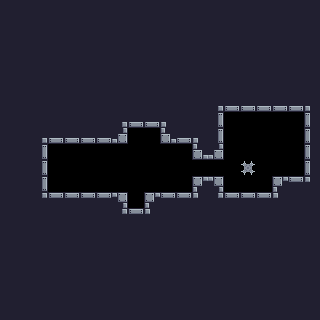

Below is a game level as drawn by its tile map, then a one-line description and the .tmx file that defines it, in full:
An orthogonal 20x20 tile map with 16x16 px tiles, 1 tile layer (Tile Layer 1) and 6 objects (3x Pushable, 2x Attachable, Controllable).

<map version="1.9" tiledversion="1.9.0" orientation="orthogonal" renderorder="right-down" width="20" height="20" tilewidth="16" tileheight="16" infinite="0" nextlayerid="4" nextobjectid="20">
 <tileset firstgid="1" source="../tilesets/default_tileset.tsx" />
 <layer id="1" name="Tile Layer 1" width="20" height="20">
  <data encoding="csv">
18,18,18,18,18,18,18,18,18,18,18,18,18,18,18,18,18,18,18,18,
18,18,18,18,18,18,18,18,18,18,18,18,18,18,18,18,18,18,18,18,
18,18,18,18,18,18,18,18,18,18,18,18,18,18,18,18,18,18,18,18,
18,18,18,18,18,18,18,18,18,18,18,18,18,18,18,18,18,18,18,18,
18,18,18,18,18,18,18,18,18,18,18,18,18,18,18,18,18,18,18,18,
18,18,18,18,18,18,18,18,18,18,18,18,18,18,18,18,18,18,18,18,
18,18,18,18,18,18,18,18,18,18,18,18,18,4,34,34,34,34,34,5,
18,18,18,18,18,18,18,4,34,34,5,18,18,19,0,0,0,0,0,17,
18,18,4,34,34,34,34,35,0,0,33,34,5,19,0,0,0,0,0,17,
18,18,19,0,0,0,0,0,0,0,0,0,33,35,0,0,0,0,0,17,
18,18,19,0,0,0,0,0,0,0,0,0,0,0,0,8,0,0,0,17,
18,18,19,0,0,0,0,0,0,0,0,0,1,3,0,0,0,1,2,21,
18,18,20,2,2,2,2,3,0,1,2,2,21,20,2,2,2,21,18,18,
18,18,18,18,18,18,18,20,2,21,18,18,18,18,18,18,18,18,18,18,
18,18,18,18,18,18,18,18,18,18,18,18,18,18,18,18,18,18,18,18,
18,18,18,18,18,18,18,18,18,18,18,18,18,18,18,18,18,18,18,18,
18,18,18,18,18,18,18,18,18,18,18,18,18,18,18,18,18,18,18,18,
18,18,18,18,18,18,18,18,18,18,18,18,18,18,18,18,18,18,18,18,
18,18,18,18,18,18,18,18,18,18,18,18,18,18,18,18,18,18,18,18,
18,18,18,18,18,18,18,18,18,18,18,18,18,18,18,18,18,18,18,18
</data>
 </layer>
 <objectgroup id="2" name="Object Layer 1">
  <object id="4" name="Controllable" gid="256" x="80" y="176" width="16" height="16">
   <properties>
    <property name="sprite" value="player" />
    <property name="type" value="controllable" />
   </properties>
  </object>
  <object id="11" name="Attachable" gid="255" x="144" y="144" width="16" height="16">
   <properties>
    <property name="sprite" value="attachable" />
    <property name="type" value="attachable" />
   </properties>
  </object>
  <object id="12" name="Pushable" gid="254" x="160" y="160" width="16" height="16">
   <properties>
    <property name="sprite" value="crate" />
    <property name="type" value="pushable" />
   </properties>
  </object>
  <object id="13" name="Pushable" gid="254" x="160" y="192" width="16" height="16">
   <properties>
    <property name="sprite" value="crate" />
    <property name="type" value="pushable" />
   </properties>
  </object>
  <object id="14" name="Pushable" gid="254" x="160" y="176" width="16" height="16">
   <properties>
    <property name="sprite" value="crate" />
    <property name="type" value="pushable" />
   </properties>
  </object>
  <object id="19" name="Attachable" gid="255" x="128" y="208" width="16" height="16">
   <properties>
    <property name="sprite" value="attachable" />
    <property name="type" value="attachable" />
   </properties>
  </object>
 </objectgroup>
</map>
